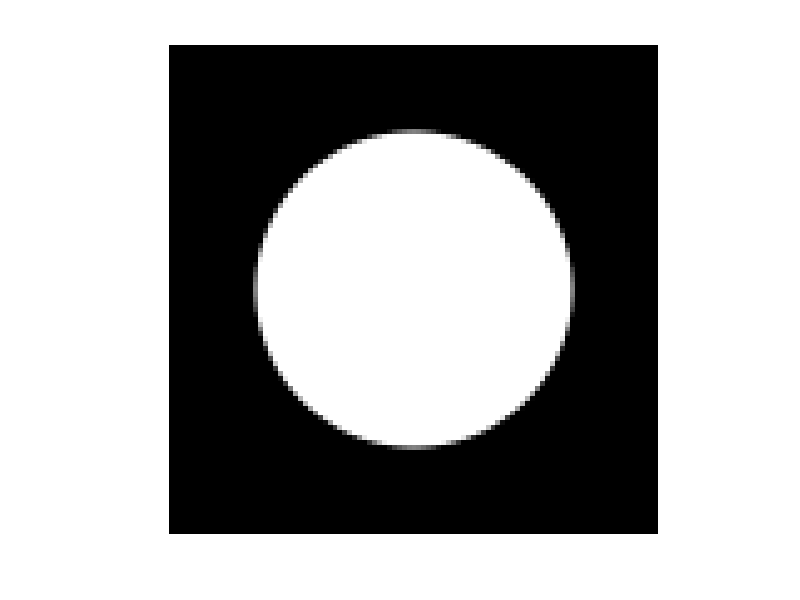
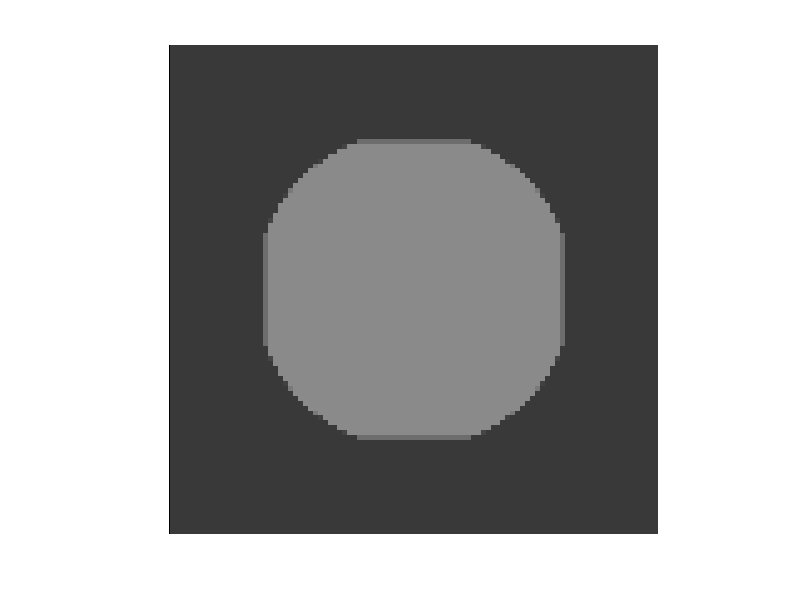

The MATLAB script that drew these images, in order:
function main
	
	Nbiter= 2000;
	lambda = 6; 
	tau = 0.1;
	sigma = 1/tau/8;
	rho = 1.9;

	% cell-average sampling approximated by point sampling on a 16x larger grid followed by downsampling
	S=99;
	y=zeros(S*16,S*16);
	[n1,n2]=meshgrid(1:S*16,1:S*16);
	y=((n1-S*8-1/2).^2+(n2-S*8-1/2).^2<=(32*16)^2);
	y=(y(1:2:end,1:2:end)+y(2:2:end,1:2:end)+y(1:2:end,2:2:end)+y(2:2:end,2:2:end))/4;
	y=(y(1:2:end,1:2:end)+y(2:2:end,1:2:end)+y(1:2:end,2:2:end)+y(2:2:end,2:2:end))/4;
	y=(y(1:2:end,1:2:end)+y(2:2:end,1:2:end)+y(1:2:end,2:2:end)+y(2:2:end,2:2:end))/4;
	y=(y(1:2:end,1:2:end)+y(2:2:end,1:2:end)+y(1:2:end,2:2:end)+y(2:2:end,2:2:end))/4;
	figure(1);
	imshow(y);
	colormap gray
	imwrite(y,'y.tif');
			
	opD = @(x) cat(3,[diff(x,1,1);zeros(1,size(x,2))],[diff(x,1,2) zeros(size(x,1),1)]);
	opDadj = @(u) -[u(1,:,1);diff(u(:,:,1),1,1)]-[u(:,1,2) diff(u(:,:,2),1,2)];	
	prox_tau_f = @(x) (x+tau*y)/(1+tau);
	prox_sigma_g_conj = @(u) u./max(abs(u)/lambda,1);

	x = y;
	u = zeros([size(x) 2]);
	fprintf('0 %f\n',lambda*sum(sum(sum(abs(opD(y))))));
	for iter = 1:Nbiter
		xnew = prox_tau_f(x-tau*opDadj(u));
		unew = prox_sigma_g_conj(u+sigma*opD(2*xnew-x));
		x = xnew+(rho-1)*(xnew-x);
		u = unew+(rho-1)*(unew-u);
		if mod(iter,40)==0
			%we display the primal and dual cost functions, which reach equal values at convergence
			fprintf('%d %f %f\n',iter,sum(sum((xnew-y).^2))/2+lambda*sum(sum(sum(abs(opD(xnew))))),...
				-sum(sum((y-opDadj(unew)).^2-y.^2))/2);
			figure(2);
			imshow(xnew);
			colormap flag
			drawnow
		end
	end
	figure(2);
	imshow(xnew);
	colormap gray
	imwrite(xnew,'x_anisotropic.tif');
	
end
